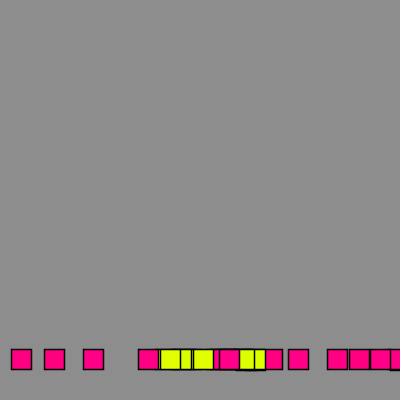
Frame 1 (no input)
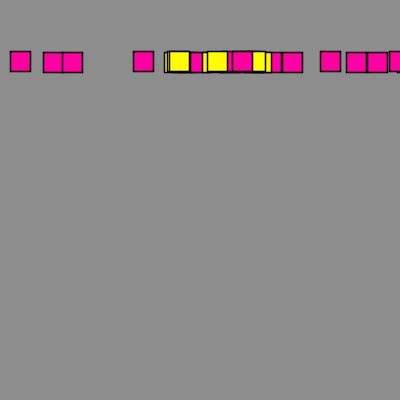
Frame 60 (the mouse pressed at the canvas centre just before this capture)
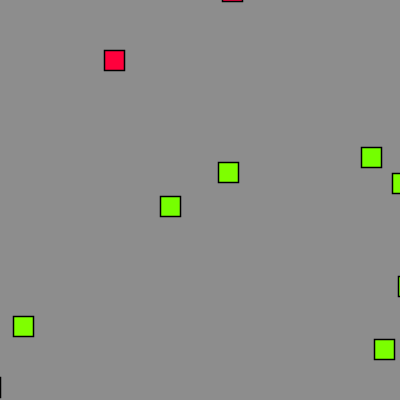
Frame 120 (the mouse held since frame 60 and released just before this capture)

The Processing sketch that drew these frames (run headless with seeded random() and noise(); from frame 60 on, the mouse is pressed at the canvas centre):

// Processing sketch: processing_121130
// ── processing_121130.pde

float counter = 0;
  
void setup()
{
  size(400, 400);
  colorMode(HSB, 360, 100, 100);
}
  
void draw()
{
  background(200);
    
  translate(width/2, height/2);
  
    
  for (int i=0; i<10; i++)
  {
    pushMatrix();
     
     
  strokeWeight(1.5);
     
  float mx = map(mouseX,-50,500,0,500);
   
      translate(sin(counter)*50,cos(counter)*150 );
 
    translate(cos(counter+i)*mx, sin(counter-i)*mouseY);
   
   float h = map(sin(counter), 1 ,-1,0,140);
  float g = map(sin(counter), 1 ,-1,280,380);
    
    
   fill(h,100,100);
    rect(0, 0, 20,20);
     
translate(100, 0);
    translate(cos(counter-i)*mx, sin(counter-i)*mouseY);
   
   
 
 
   
   fill(g,100,100);
   rect(0, 0, 20,20);
    
translate(-200, 0);
     translate(cos(counter-i)*mx, sin(counter-i)*mouseY);
   
   
   fill(g,100,100);
   rect(0, 0, 20,20);
     
    popMatrix();
      
    counter += 0.005;
  }
}
